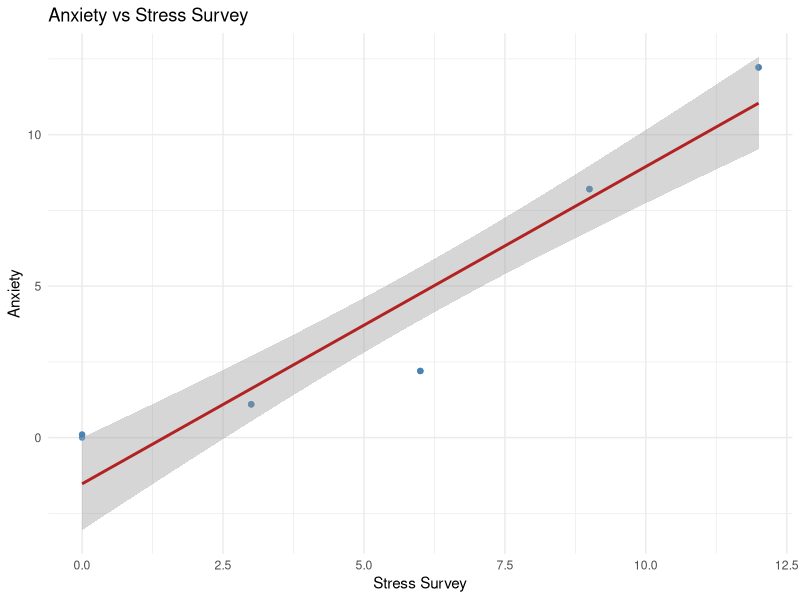
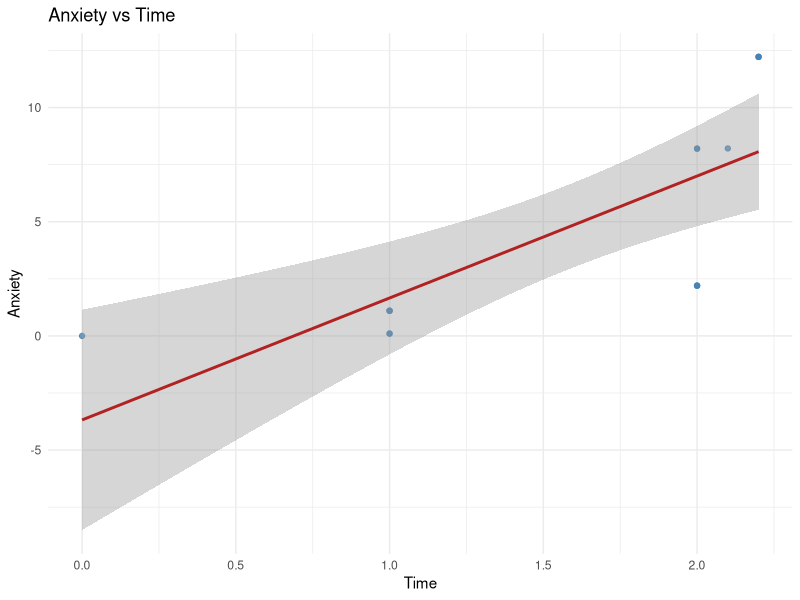

Write R code to recreate these figures, in order.
## ---- chunk 1
#| include: false
library(tidyverse)
library(broom)
## ---- chunk 2
#| echo: false
# Data with known true relationships: Anxiety = Stress + 0.1 × Time
observDF <- tribble(
  ~Stress, ~StressSurvey, ~Time, ~Anxiety,
  0,0,0,0,
  0,0,1,0.1,
  0,0,1,0.1,
  1,3,1,1.1,
  1,3,1,1.1,
  1,3,1,1.1,
  2,6,2,2.2,
  2,6,2,2.2,
  2,6,2,2.2,
  8,9,2,8.2,
  8,9,2,8.2,
  8,9,2.1,8.21,
  12,12,2.2,12.22,
  12,12,2.2,12.22,
  12,12,2.2,12.22
)

observDF
## ---- chunk 3
#| label: anxiety-on-stress-survey
#| echo: false
# Bivariate regression: Anxiety on StressSurvey
model <- lm(Anxiety ~ StressSurvey, data = observDF)
summary(model)
## ---- chunk 4
#| label: plot-anxiety-vs-stresssurvey
#| echo: false
#| fig-cap: "Anxiety vs Stress Survey with fitted regression line and 95% CI"
# Scatter plot with regression line using ggplot2
ggplot(observDF, aes(x = StressSurvey, y = Anxiety)) +
  geom_point(color = "steelblue", alpha = 0.8) +
  geom_smooth(method = "lm", se = TRUE, color = "firebrick", linewidth = 1) +
  labs(
    title = "Anxiety vs Stress Survey",
    x = "Stress Survey",
    y = "Anxiety"
  ) +
  theme_minimal()
## ---- chunk 5
#| label: anxiety-on-time
#| echo: false
# Bivariate regression: Anxiety on Time
model <- lm(Anxiety ~ Time, data = observDF)
summary(model)
## ---- chunk 6
#| label: plot-anxiety-vs-time
#| echo: false
#| fig-cap: "Anxiety vs Time with fitted regression line and 95% CI"
# Scatter plot with regression line using ggplot2
ggplot(observDF, aes(x = Time, y = Anxiety)) +
  geom_point(color = "steelblue", alpha = 0.8) +
  geom_smooth(method = "lm", se = TRUE, color = "firebrick", linewidth = 1) +
  labs(
    title = "Anxiety vs Time",
    x = "Time",
    y = "Anxiety"
  ) +
  theme_minimal()
## ---- chunk 7
#| label: multiple-regression
#| echo: false
# Multiple regression: Anxiety on StressSurvey and Time
model <- lm(Anxiety ~ StressSurvey + Time, data = observDF)
summary(model)
## ---- chunk 8
#| label: multiple-regression-with-stress
#| echo: false
# Multiple regression: Anxiety on Stress and Time
model <- lm(Anxiety ~ Stress + Time, data = observDF)
summary(model)
## ---- chunk 9
#| label: multiple-regression-by-low-high-stress
#| echo: false
# Multiple regression of Anxiety on StressSurvey + Time
# Subsetted by low vs high Stress (median split)

stress_median <- median(observDF$Stress, na.rm = TRUE)
low_stress_df  <- dplyr::filter(observDF, Stress <= stress_median)
high_stress_df <- dplyr::filter(observDF, Stress >  stress_median)

model_low_stress  <- lm(Anxiety ~ StressSurvey + Time, data = low_stress_df)
model_high_stress <- lm(Anxiety ~ StressSurvey + Time, data = high_stress_df)

cat("Low Stress group (<= median) summary:\n")
print(summary(model_low_stress))
cat("\nHigh Stress group (> median) summary:\n")
print(summary(model_high_stress))

# Tidy model-level comparison
glance_tbl <- dplyr::bind_rows(
  broom::glance(model_low_stress)  %>% dplyr::mutate(group = "Low Stress (<= median)"),
  broom::glance(model_high_stress) %>% dplyr::mutate(group = "High Stress (> median)")
) %>% dplyr::select(group, r.squared, adj.r.squared, sigma, df, df.residual, p.value)

print(glance_tbl)

# Tidy coefficient comparison
coef_tbl <- dplyr::bind_rows(
  broom::tidy(model_low_stress)  %>% dplyr::mutate(group = "Low Stress (<= median)"),
  broom::tidy(model_high_stress) %>% dplyr::mutate(group = "High Stress (> median)")
) %>% dplyr::select(group, term, estimate, std.error, statistic, p.value)

print(coef_tbl)
